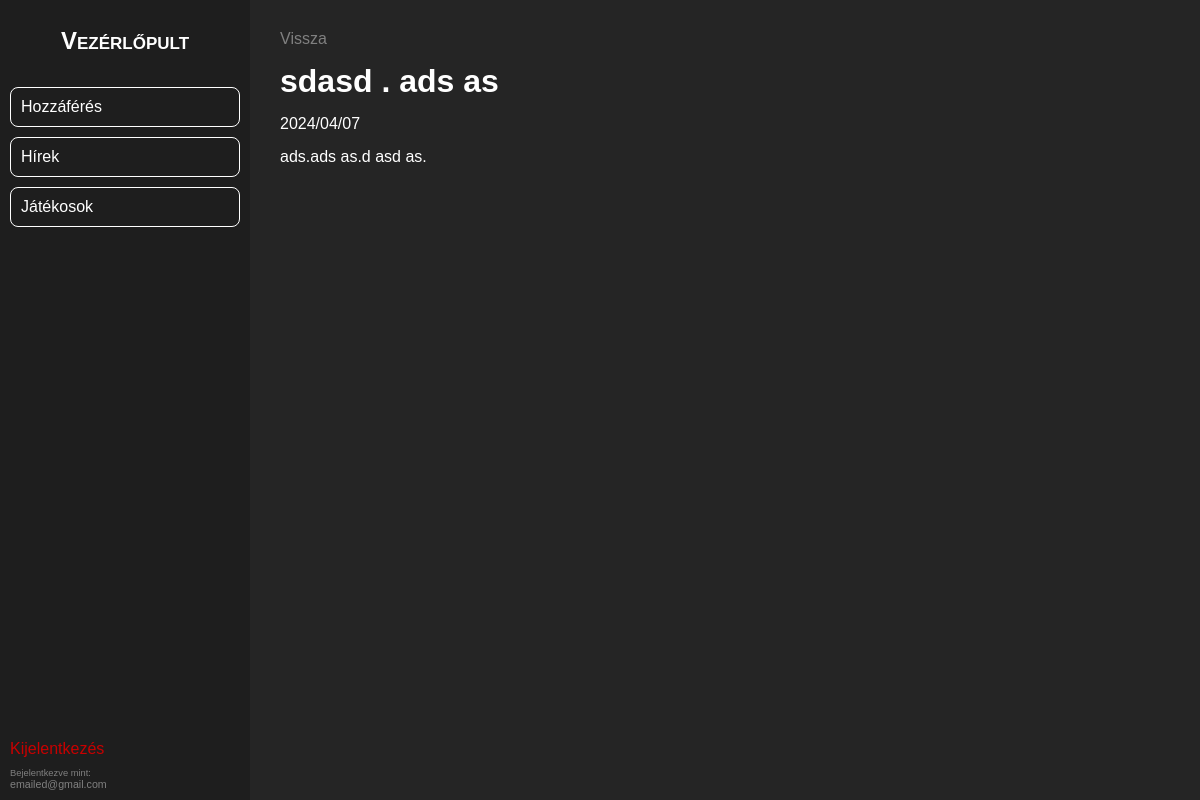
Before: /admin/news/news_check.php?id=29 (signed in) with the older database file.
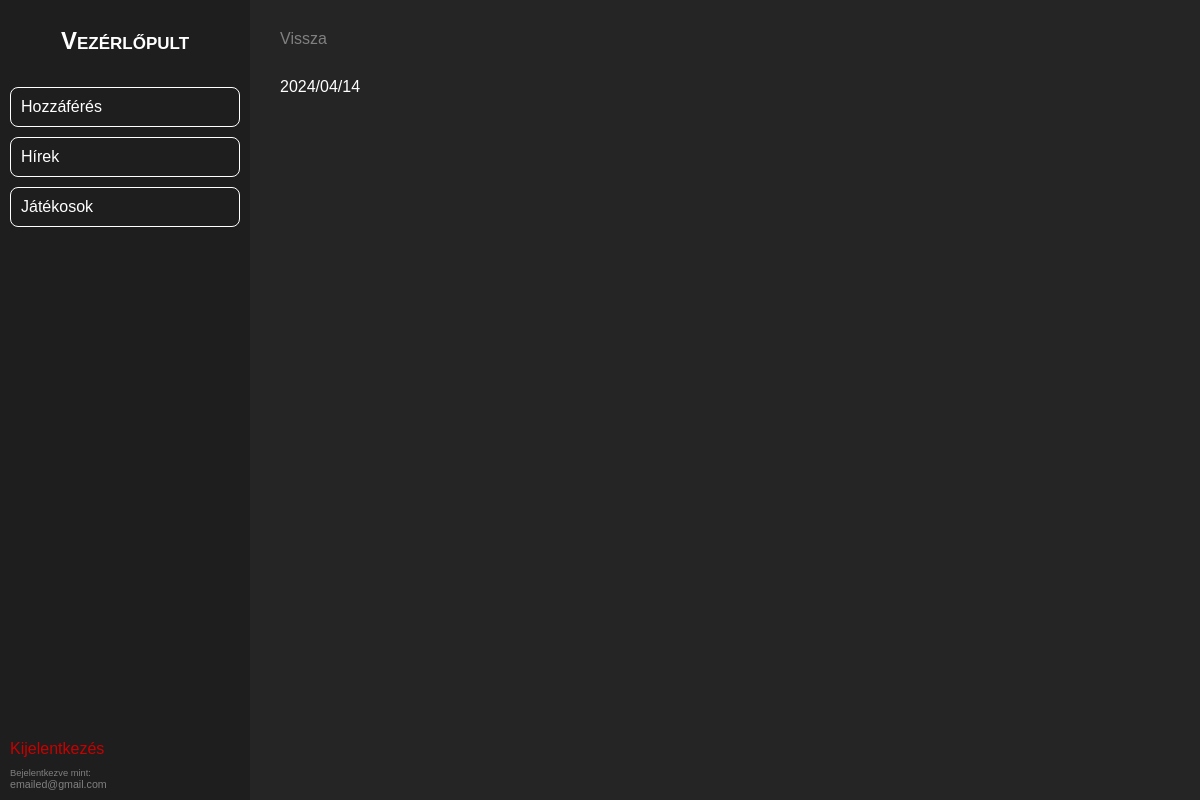
After: the same page with the newer database file.
### tables this page shows
CREATE TABLE IF NOT EXISTS `news` (
  `id` int NOT NULL AUTO_INCREMENT,
  `date` varchar(255) NOT NULL,
  `title` varchar(255) NOT NULL,
  `summary` text NOT NULL,
  `content` mediumtext NOT NULL,
  PRIMARY KEY (`id`)
);

### admin/news/news_check.php (the view, shortened to what this page needs)
} ?><?php
    include("../headers/header.php");
    ?>
<div class="pev-container">
    <a href="./news_existing.php" class="back-btn">Vissza</a>
    <?php
    $id = $_GET["id"];
    if ($id) {
        include("../../connect.php");
        $sqlSelectPost = "SELECT * FROM news WHERE id = $id";
        $result = mysqli_query($conn, $sqlSelectPost);
        while ($data = mysqli_fetch_array($result)) {
    ?>
            <h1><?php echo  $data['title']; ?></h1>
            <p><?php echo $data['date']; ?></p>
            <p><?php echo $data['content']; ?></p>
    <?php
        }
    } else {
        echo "Post Not Found";
    }
    ?>
</div>
<?php
include("../headers/footer.php");
?>

Changed rows visible on the page:
changed news: date "2024/04/07" → "2024/04/14"; title "sdasd . ads as" → (not shown); content "ads.ads as.d asd as." → (not shown)
